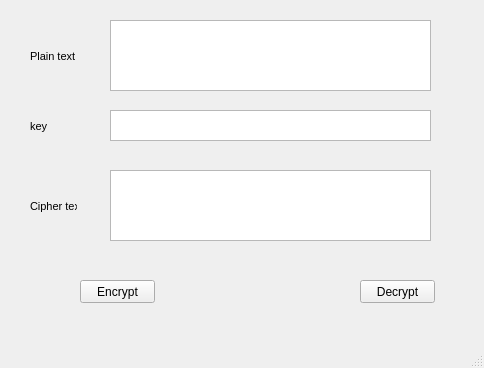
<?xml version="1.0" encoding="UTF-8"?>
<ui version="4.0">
 <class>MainWindow</class>
 <widget class="QMainWindow" name="MainWindow">
  <property name="geometry">
   <rect>
    <x>0</x>
    <y>0</y>
    <width>484</width>
    <height>368</height>
   </rect>
  </property>
  <property name="windowTitle">
   <string>MainWindow</string>
  </property>
  <widget class="QWidget" name="centralwidget">
   <widget class="QPushButton" name="encryptbtn">
    <property name="geometry">
     <rect>
      <x>80</x>
      <y>280</y>
      <width>75</width>
      <height>23</height>
     </rect>
    </property>
    <property name="text">
     <string>Encrypt</string>
    </property>
   </widget>
   <widget class="QPushButton" name="decryptbtn">
    <property name="geometry">
     <rect>
      <x>360</x>
      <y>280</y>
      <width>75</width>
      <height>23</height>
     </rect>
    </property>
    <property name="text">
     <string>Decrypt</string>
    </property>
   </widget>
   <widget class="QPlainTextEdit" name="plaintext">
    <property name="geometry">
     <rect>
      <x>110</x>
      <y>20</y>
      <width>321</width>
      <height>71</height>
     </rect>
    </property>
   </widget>
   <widget class="QPlainTextEdit" name="ciphertext">
    <property name="geometry">
     <rect>
      <x>110</x>
      <y>170</y>
      <width>321</width>
      <height>71</height>
     </rect>
    </property>
   </widget>
   <widget class="QPlainTextEdit" name="key">
    <property name="geometry">
     <rect>
      <x>110</x>
      <y>110</y>
      <width>321</width>
      <height>31</height>
     </rect>
    </property>
   </widget>
   <widget class="QLabel" name="label">
    <property name="geometry">
     <rect>
      <x>30</x>
      <y>50</y>
      <width>47</width>
      <height>13</height>
     </rect>
    </property>
    <property name="font">
     <font>
      <pointsize>8</pointsize>
     </font>
    </property>
    <property name="text">
     <string>Plain text</string>
    </property>
   </widget>
   <widget class="QLabel" name="label_2">
    <property name="geometry">
     <rect>
      <x>30</x>
      <y>120</y>
      <width>47</width>
      <height>13</height>
     </rect>
    </property>
    <property name="font">
     <font>
      <pointsize>8</pointsize>
     </font>
    </property>
    <property name="text">
     <string>key</string>
    </property>
   </widget>
   <widget class="QLabel" name="label_3">
    <property name="geometry">
     <rect>
      <x>30</x>
      <y>200</y>
      <width>47</width>
      <height>13</height>
     </rect>
    </property>
    <property name="font">
     <font>
      <pointsize>8</pointsize>
     </font>
    </property>
    <property name="text">
     <string>Cipher text</string>
    </property>
   </widget>
  </widget>
  <widget class="QMenuBar" name="menubar">
   <property name="geometry">
    <rect>
     <x>0</x>
     <y>0</y>
     <width>484</width>
     <height>21</height>
    </rect>
   </property>
  </widget>
  <widget class="QStatusBar" name="statusbar"/>
 </widget>
 <resources/>
 <connections/>
</ui>
